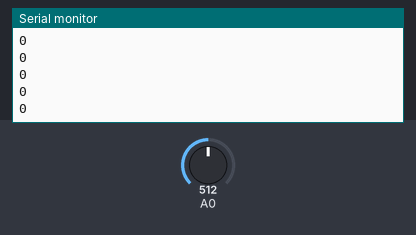
A sketch run on a simulated Arduino Uno, built with avr-gcc and run on an emulated ATmega328P. Shown: the last lines printed to the serial monitor. The test bench sets the inputs (shaded band); at power-on: A0 = 512.

Above: at 1.2 s.
1.3 s: A0 set to 716
At 2.1 s:
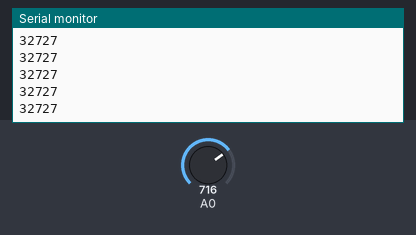
2.8 s: A0 set to 306
At 3.5 s:
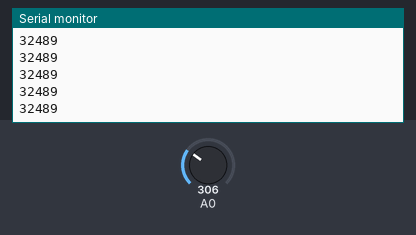
Timing chart, 0 to 5.8 s (numbered marks = the images above; inputs shaded):
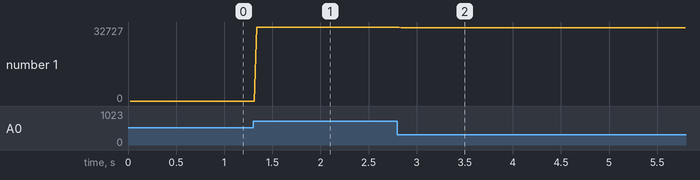

Measured:
- after the input at 1.3 s, the serial monitor: prints a new line at once (image 1)
- after the input at 2.8 s, the serial monitor: prints a new line at once (image 2)
- plotted number 1: 0 → 32727 after the input at 1.3 s, 32727 → 32489 after the input at 2.8 s

The sketch:

Analog_brake.ino
```cpp
int init_min = 0;
int max_read = 0;

void setup(){
  Serial.begin(115200);
  init_min = analogRead(A0);
  pinMode(A0, INPUT);
}

void loop(){
  int pot = analogRead(A0);

  if(pot > max_read){
    max_read = pot;
  }

  int mapped = map(pot,init_min,max_read,0,32727);

  if(mapped < 0){
    mapped = 0;
  }

  delay(25);
  Serial.println(mapped);
}
```
